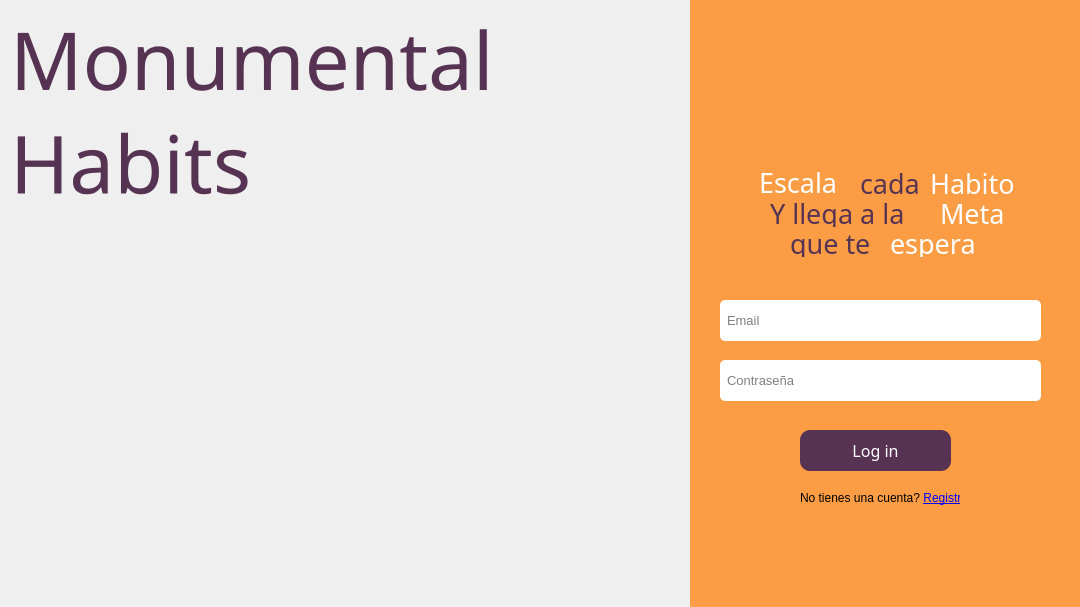
<?xml version="1.0" encoding="UTF-8"?>
<ui version="4.0">
 <class>LoginUI</class>
 <widget class="QWidget" name="LoginUI">
  <property name="geometry">
   <rect>
    <x>0</x>
    <y>0</y>
    <width>1080</width>
    <height>607</height>
   </rect>
  </property>
  <property name="minimumSize">
   <size>
    <width>1080</width>
    <height>607</height>
   </size>
  </property>
  <property name="maximumSize">
   <size>
    <width>1080</width>
    <height>607</height>
   </size>
  </property>
  <property name="windowTitle">
   <string>Iniciar Sesión</string>
  </property>
  <property name="styleSheet">
   <string notr="true">QWidget#LoginUI{
	border-image: url(:/images/bg.png);
}</string>
  </property>
  <widget class="QLabel" name="label">
   <property name="geometry">
    <rect>
     <x>360</x>
     <y>-30</y>
     <width>581</width>
     <height>651</height>
    </rect>
   </property>
   <property name="text">
    <string/>
   </property>
   <property name="pixmap">
    <pixmap resource="bg.qrc">:/images/acBg.png</pixmap>
   </property>
   <property name="scaledContents">
    <bool>true</bool>
   </property>
  </widget>
  <widget class="QWidget" name="widget" native="true">
   <property name="geometry">
    <rect>
     <x>690</x>
     <y>0</y>
     <width>391</width>
     <height>611</height>
    </rect>
   </property>
   <property name="styleSheet">
    <string notr="true">background-color:#FC9D45;</string>
   </property>
   <widget class="QLabel" name="label_2">
    <property name="geometry">
     <rect>
      <x>150</x>
      <y>50</y>
      <width>101</width>
      <height>101</height>
     </rect>
    </property>
    <property name="text">
     <string/>
    </property>
    <property name="pixmap">
     <pixmap resource="bg.qrc">:/images/Union.png</pixmap>
    </property>
    <property name="scaledContents">
     <bool>true</bool>
    </property>
   </widget>
   <widget class="QWidget" name="widget_2" native="true">
    <property name="geometry">
     <rect>
      <x>60</x>
      <y>160</y>
      <width>281</width>
      <height>121</height>
     </rect>
    </property>
    <widget class="QLabel" name="label_3">
     <property name="geometry">
      <rect>
       <x>9</x>
       <y>9</y>
       <width>91</width>
       <height>27</height>
      </rect>
     </property>
     <property name="font">
      <font>
       <family>Klasik</family>
       <pointsize>20</pointsize>
      </font>
     </property>
     <property name="styleSheet">
      <string notr="true">color: #fff;</string>
     </property>
     <property name="text">
      <string>Escala</string>
     </property>
    </widget>
    <widget class="QLabel" name="label_4">
     <property name="geometry">
      <rect>
       <x>110</x>
       <y>10</y>
       <width>63</width>
       <height>27</height>
      </rect>
     </property>
     <property name="font">
      <font>
       <family>Klasik</family>
       <pointsize>20</pointsize>
      </font>
     </property>
     <property name="styleSheet">
      <string notr="true">color: #573353;</string>
     </property>
     <property name="text">
      <string>cada</string>
     </property>
    </widget>
    <widget class="QLabel" name="label_5">
     <property name="geometry">
      <rect>
       <x>180</x>
       <y>10</y>
       <width>90</width>
       <height>27</height>
      </rect>
     </property>
     <property name="font">
      <font>
       <family>Klasik</family>
       <pointsize>20</pointsize>
      </font>
     </property>
     <property name="styleSheet">
      <string notr="true">color: #fff;</string>
     </property>
     <property name="text">
      <string>Habito</string>
     </property>
    </widget>
    <widget class="QLabel" name="label_6">
     <property name="geometry">
      <rect>
       <x>20</x>
       <y>40</y>
       <width>171</width>
       <height>27</height>
      </rect>
     </property>
     <property name="font">
      <font>
       <family>Klasik</family>
       <pointsize>20</pointsize>
      </font>
     </property>
     <property name="styleSheet">
      <string notr="true">color: #573353;</string>
     </property>
     <property name="text">
      <string>Y llega a la</string>
     </property>
    </widget>
    <widget class="QLabel" name="label_7">
     <property name="geometry">
      <rect>
       <x>190</x>
       <y>40</y>
       <width>63</width>
       <height>27</height>
      </rect>
     </property>
     <property name="font">
      <font>
       <family>Klasik</family>
       <pointsize>20</pointsize>
      </font>
     </property>
     <property name="styleSheet">
      <string notr="true">color: #fff;</string>
     </property>
     <property name="text">
      <string>Meta</string>
     </property>
    </widget>
    <widget class="QLabel" name="label_8">
     <property name="geometry">
      <rect>
       <x>40</x>
       <y>70</y>
       <width>88</width>
       <height>27</height>
      </rect>
     </property>
     <property name="font">
      <font>
       <family>Klasik</family>
       <pointsize>20</pointsize>
      </font>
     </property>
     <property name="styleSheet">
      <string notr="true">color: #573353;</string>
     </property>
     <property name="text">
      <string>que te</string>
     </property>
    </widget>
    <widget class="QLabel" name="label_9">
     <property name="geometry">
      <rect>
       <x>140</x>
       <y>70</y>
       <width>91</width>
       <height>27</height>
      </rect>
     </property>
     <property name="font">
      <font>
       <family>Klasik</family>
       <pointsize>20</pointsize>
      </font>
     </property>
     <property name="styleSheet">
      <string notr="true">color: #fff;</string>
     </property>
     <property name="text">
      <string>espera</string>
     </property>
    </widget>
   </widget>
   <widget class="QLineEdit" name="emailInput">
    <property name="geometry">
     <rect>
      <x>30</x>
      <y>300</y>
      <width>321</width>
      <height>41</height>
     </rect>
    </property>
    <property name="minimumSize">
     <size>
      <width>321</width>
      <height>0</height>
     </size>
    </property>
    <property name="font">
     <font>
      <pointsize>10</pointsize>
     </font>
    </property>
    <property name="styleSheet">
     <string notr="true">QLineEdit{
	border: none;
	background-color: rgb(255, 255, 255);
	border-radius: 5px;
	padding-left: 5px;
}</string>
    </property>
    <property name="placeholderText">
     <string>Email</string>
    </property>
   </widget>
   <widget class="QLineEdit" name="passwordInput">
    <property name="geometry">
     <rect>
      <x>30</x>
      <y>360</y>
      <width>321</width>
      <height>41</height>
     </rect>
    </property>
    <property name="minimumSize">
     <size>
      <width>321</width>
      <height>0</height>
     </size>
    </property>
    <property name="font">
     <font>
      <pointsize>10</pointsize>
     </font>
    </property>
    <property name="styleSheet">
     <string notr="true">QLineEdit{
	border: none;
	background-color: rgb(255, 255, 255);
	border-radius: 5px;
	padding-left: 5px;
}</string>
    </property>
    <property name="echoMode">
     <enum>QLineEdit::Password</enum>
    </property>
    <property name="placeholderText">
     <string>Contraseña</string>
    </property>
   </widget>
   <widget class="QPushButton" name="loginButton">
    <property name="geometry">
     <rect>
      <x>110</x>
      <y>430</y>
      <width>151</width>
      <height>41</height>
     </rect>
    </property>
    <property name="font">
     <font>
      <family>Klasik</family>
      <pointsize>12</pointsize>
     </font>
    </property>
    <property name="styleSheet">
     <string notr="true">QPushButton{
	border: none;
	background-color: #573353;
	color: #fff;
	border-radius: 10px;
}</string>
    </property>
    <property name="text">
     <string>Log in</string>
    </property>
   </widget>
   <widget class="QLabel" name="registerLabel">
    <property name="geometry">
     <rect>
      <x>110</x>
      <y>490</y>
      <width>160</width>
      <height>16</height>
     </rect>
    </property>
    <property name="text">
     <string>No tienes una cuenta? &lt;a href='#'&gt;Registrate&lt;/a&gt;</string>
    </property>
    <property name="textFormat">
     <enum>Qt::RichText</enum>
    </property>
    <property name="openExternalLinks">
     <bool>false</bool>
    </property>
    <property name="textInteractionFlags">
     <set>Qt::TextBrowserInteraction</set>
    </property>
   </widget>
  </widget>
  <widget class="QWidget" name="widget_3" native="true">
   <property name="geometry">
    <rect>
     <x>10</x>
     <y>10</y>
     <width>601</width>
     <height>201</height>
    </rect>
   </property>
   <layout class="QVBoxLayout" name="verticalLayout">
    <item>
     <widget class="QLabel" name="label_10">
      <property name="font">
       <font>
        <family>Klasik</family>
        <pointsize>60</pointsize>
       </font>
      </property>
      <property name="styleSheet">
       <string notr="true">color: #573353;</string>
      </property>
      <property name="text">
       <string>Monumental</string>
      </property>
     </widget>
    </item>
    <item>
     <widget class="QLabel" name="label_11">
      <property name="font">
       <font>
        <family>Klasik</family>
        <pointsize>60</pointsize>
       </font>
      </property>
      <property name="styleSheet">
       <string notr="true">color: #573353;</string>
      </property>
      <property name="text">
       <string>Habits</string>
      </property>
     </widget>
    </item>
   </layout>
  </widget>
 </widget>
 <resources>
  <include location="bg.qrc"/>
 </resources>
 <connections/>
</ui>
